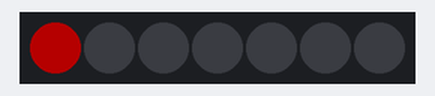
The program below on a simulated ESP8266 board running MicroPython. On the bench: 7 RGB LEDs in strip order, left to right. Dim RGB values are drawn brighter than linear; what the program prints to the serial console is not drawn. At 23.0 s the program stops and its outputs stay as they are.

Above: at 0.1 s.
At 6.1 s:
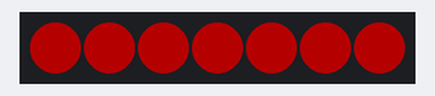
At 11.1 s:
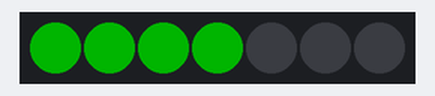
At 14.1 s:
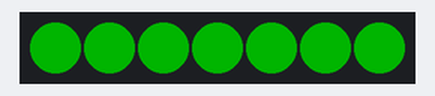
At 16.1 s:
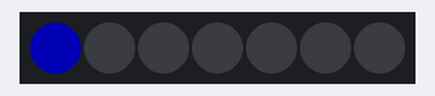
At 22.1 s:
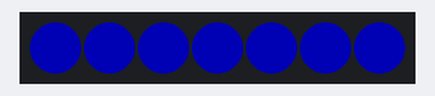
Timing chart, 0 to 24.5 s (numbered marks = the images above):
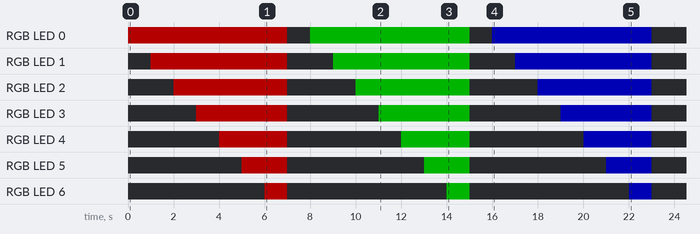

Measured:
- by itself, RGB LED 0: off → RGB(63, 0, 0) at 0.00 s, → off 7.0 s later, → RGB(0, 63, 0) 1.0 s later, → off 7.0 s later, … (6 changes in this stretch)
- by itself, RGB LED 1: off → RGB(63, 0, 0) at 1.0 s, → off 6.0 s later, → RGB(0, 63, 0) 2.0 s later, → off 6.0 s later, … (6 changes in this stretch)
- by itself, RGB LED 2: off → RGB(63, 0, 0) at 2.0 s, → off 5.0 s later, → RGB(0, 63, 0) 3.0 s later, → off 5.0 s later, … (6 changes in this stretch)
- by itself, RGB LED 3: off → RGB(63, 0, 0) at 3.0 s, → off 4.0 s later, → RGB(0, 63, 0) 4.0 s later, → off 4.0 s later, … (6 changes in this stretch)
- by itself, RGB LED 4: off → RGB(63, 0, 0) at 4.0 s, → off 3.0 s later, → RGB(0, 63, 0) 5.0 s later, → off 3.0 s later, … (6 changes in this stretch)
- by itself, RGB LED 5: off → RGB(63, 0, 0) at 5.0 s, → off 2.0 s later, → RGB(0, 63, 0) 6.0 s later, → off 2.0 s later, … (6 changes in this stretch)
- by itself, RGB LED 6: off → RGB(63, 0, 0) at 6.0 s, → off 1.0 s later, → RGB(0, 63, 0) 7.0 s later, → off 1.0 s later, … (6 changes in this stretch)

The program:

ws2812Colors.py
```python
# ws2812Colors.py: controls the ws2812b rgb LED chain
# The program switches the leds on consecutively, a new one every second. Once all leds are on they are all switched
# off again and the cycle repeats with a new color. The basic colors red, green, blue are cycled.
# U. Raich, 19.May 2020
# This program was written for the course on IoT at the University of Cape Coast,Ghana


import machine, neopixel, time, sys

n=7        # number of LEDs

print("Testing the ws2812 rgb LED")
print("The program switches leds on consecutively with changing colors")
print("Program written for the course on IoT at the")
print("University of Cape Coast,Ghana")
print("Copyright: U.Raich")
print("Released under the Gnu Public License")

def clearChain():
    for i in range(n):
        neoPixel[i] = (0, 0, 0)
    neoPixel.write()


if sys.platform == "esp8266":
    print("Running on ESP8266")
    pin = 16   # connected to GPIO 4 on esp8266
else:
    print("Running on ESP32")
    pin = 26   # connected to GPIO 21 on esp32

neoPixel = neopixel.NeoPixel(machine.Pin(pin), n)
colors = { 0: [0x3f,0,0],
           1: [0,0x3f,0],
           2: [0,0,0x3f]}

for c in range(3):
    clearChain()
    if c != 0:
        time.sleep(1)
    for i in range(n):
        neoPixel[i] = (colors[c][0],colors[c][1],colors[c][2])
        neoPixel.write()
        time.sleep(1)

clearChain()
```
